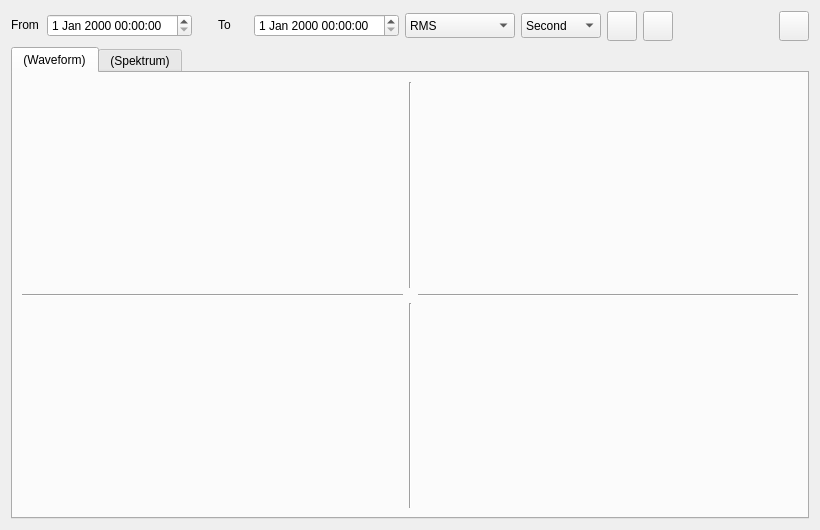
<?xml version="1.0" encoding="UTF-8"?>
<ui version="4.0">
 <class>Form_Trend</class>
 <widget class="QWidget" name="Form_Trend">
  <property name="geometry">
   <rect>
    <x>0</x>
    <y>0</y>
    <width>820</width>
    <height>530</height>
   </rect>
  </property>
  <property name="windowTitle">
   <string>Form</string>
  </property>
  <layout class="QGridLayout" name="gridLayout_6">
   <item row="0" column="0">
    <layout class="QGridLayout" name="gridLayout_4">
     <item row="0" column="0">
      <layout class="QGridLayout" name="gridLayout_3">
       <item row="0" column="0">
        <widget class="QLabel" name="label_2">
         <property name="minimumSize">
          <size>
           <width>30</width>
           <height>0</height>
          </size>
         </property>
         <property name="maximumSize">
          <size>
           <width>45</width>
           <height>20</height>
          </size>
         </property>
         <property name="text">
          <string>From</string>
         </property>
        </widget>
       </item>
       <item row="0" column="1">
        <widget class="QDateTimeEdit" name="dtime_from">
         <property name="maximumSize">
          <size>
           <width>170</width>
           <height>23</height>
          </size>
         </property>
        </widget>
       </item>
      </layout>
     </item>
     <item row="0" column="1">
      <layout class="QGridLayout" name="gridLayout_5">
       <property name="leftMargin">
        <number>20</number>
       </property>
       <item row="0" column="0">
        <widget class="QLabel" name="label_3">
         <property name="minimumSize">
          <size>
           <width>30</width>
           <height>0</height>
          </size>
         </property>
         <property name="maximumSize">
          <size>
           <width>45</width>
           <height>20</height>
          </size>
         </property>
         <property name="text">
          <string>To</string>
         </property>
        </widget>
       </item>
       <item row="0" column="1">
        <widget class="QDateTimeEdit" name="dtime_to">
         <property name="maximumSize">
          <size>
           <width>170</width>
           <height>23</height>
          </size>
         </property>
        </widget>
       </item>
      </layout>
     </item>
     <item row="0" column="2">
      <widget class="QComboBox" name="comboBox">
       <property name="minimumSize">
        <size>
         <width>110</width>
         <height>25</height>
        </size>
       </property>
       <property name="maximumSize">
        <size>
         <width>110</width>
         <height>25</height>
        </size>
       </property>
       <item>
        <property name="text">
         <string>RMS</string>
        </property>
       </item>
       <item>
        <property name="text">
         <string>Overall</string>
        </property>
       </item>
       <item>
        <property name="text">
         <string>Peak Min</string>
        </property>
       </item>
       <item>
        <property name="text">
         <string>Peak Max</string>
        </property>
       </item>
       <item>
        <property name="text">
         <string>Peak to Peak</string>
        </property>
       </item>
      </widget>
     </item>
     <item row="0" column="3">
      <widget class="QComboBox" name="comboBox_2">
       <property name="minimumSize">
        <size>
         <width>80</width>
         <height>25</height>
        </size>
       </property>
       <property name="maximumSize">
        <size>
         <width>80</width>
         <height>25</height>
        </size>
       </property>
       <item>
        <property name="text">
         <string>Second</string>
        </property>
       </item>
       <item>
        <property name="text">
         <string>Minute</string>
        </property>
       </item>
       <item>
        <property name="text">
         <string>Hour</string>
        </property>
       </item>
       <item>
        <property name="text">
         <string>Day</string>
        </property>
       </item>
       <item>
        <property name="text">
         <string>Month</string>
        </property>
       </item>
      </widget>
     </item>
     <item row="0" column="4">
      <widget class="QPushButton" name="pb_gen">
       <property name="minimumSize">
        <size>
         <width>30</width>
         <height>30</height>
        </size>
       </property>
       <property name="maximumSize">
        <size>
         <width>30</width>
         <height>30</height>
        </size>
       </property>
       <property name="text">
        <string/>
       </property>
       <property name="icon">
        <iconset resource="../icon.qrc">
         <normaloff>:/icon/icon_play.png</normaloff>:/icon/icon_play.png</iconset>
       </property>
       <property name="iconSize">
        <size>
         <width>28</width>
         <height>28</height>
        </size>
       </property>
      </widget>
     </item>
     <item row="0" column="5">
      <widget class="QPushButton" name="pb_note">
       <property name="minimumSize">
        <size>
         <width>30</width>
         <height>30</height>
        </size>
       </property>
       <property name="maximumSize">
        <size>
         <width>30</width>
         <height>30</height>
        </size>
       </property>
       <property name="text">
        <string/>
       </property>
       <property name="icon">
        <iconset resource="../icon.qrc">
         <normaloff>:/icon/icon_note.png</normaloff>:/icon/icon_note.png</iconset>
       </property>
       <property name="iconSize">
        <size>
         <width>28</width>
         <height>28</height>
        </size>
       </property>
      </widget>
     </item>
     <item row="0" column="6">
      <spacer name="horizontalSpacer">
       <property name="orientation">
        <enum>Qt::Horizontal</enum>
       </property>
       <property name="sizeHint" stdset="0">
        <size>
         <width>38</width>
         <height>20</height>
        </size>
       </property>
      </spacer>
     </item>
     <item row="0" column="7">
      <widget class="QPushButton" name="pb_close">
       <property name="minimumSize">
        <size>
         <width>30</width>
         <height>30</height>
        </size>
       </property>
       <property name="maximumSize">
        <size>
         <width>30</width>
         <height>30</height>
        </size>
       </property>
       <property name="text">
        <string/>
       </property>
       <property name="icon">
        <iconset resource="../icon.qrc">
         <normaloff>:/icon/icon_close.png</normaloff>:/icon/icon_close.png</iconset>
       </property>
       <property name="iconSize">
        <size>
         <width>28</width>
         <height>28</height>
        </size>
       </property>
      </widget>
     </item>
    </layout>
   </item>
   <item row="1" column="0">
    <widget class="QTabWidget" name="tabWidget">
     <property name="maximumSize">
      <size>
       <width>16777215</width>
       <height>16777215</height>
      </size>
     </property>
     <property name="currentIndex">
      <number>0</number>
     </property>
     <widget class="QWidget" name="tab">
      <attribute name="icon">
       <iconset resource="../icon.qrc">
        <normaloff>:/icon/icon_waveform.png</normaloff>:/icon/icon_waveform.png</iconset>
      </attribute>
      <attribute name="title">
       <string>(Waveform)</string>
      </attribute>
      <layout class="QGridLayout" name="gridLayout">
       <item row="0" column="0">
        <layout class="QVBoxLayout" name="VL1"/>
       </item>
       <item row="0" column="1">
        <widget class="Line" name="line_3">
         <property name="orientation">
          <enum>Qt::Vertical</enum>
         </property>
        </widget>
       </item>
       <item row="1" column="0">
        <widget class="Line" name="line">
         <property name="orientation">
          <enum>Qt::Horizontal</enum>
         </property>
        </widget>
       </item>
       <item row="1" column="2">
        <widget class="Line" name="line_2">
         <property name="orientation">
          <enum>Qt::Horizontal</enum>
         </property>
        </widget>
       </item>
       <item row="2" column="0">
        <layout class="QVBoxLayout" name="VL3"/>
       </item>
       <item row="2" column="1">
        <widget class="Line" name="line_4">
         <property name="orientation">
          <enum>Qt::Vertical</enum>
         </property>
        </widget>
       </item>
       <item row="2" column="2">
        <layout class="QVBoxLayout" name="VL4"/>
       </item>
       <item row="0" column="2">
        <layout class="QVBoxLayout" name="VL2"/>
       </item>
      </layout>
     </widget>
     <widget class="QWidget" name="tab_2">
      <attribute name="icon">
       <iconset resource="../icon.qrc">
        <normaloff>:/icon/icon_spektrum.png</normaloff>:/icon/icon_spektrum.png</iconset>
      </attribute>
      <attribute name="title">
       <string>(Spektrum)</string>
      </attribute>
      <layout class="QGridLayout" name="gridLayout_2">
       <item row="0" column="0">
        <layout class="QVBoxLayout" name="VL5"/>
       </item>
       <item row="0" column="1">
        <widget class="Line" name="line_7">
         <property name="orientation">
          <enum>Qt::Vertical</enum>
         </property>
        </widget>
       </item>
       <item row="0" column="2">
        <layout class="QVBoxLayout" name="VL6"/>
       </item>
       <item row="1" column="0">
        <widget class="Line" name="line_5">
         <property name="orientation">
          <enum>Qt::Horizontal</enum>
         </property>
        </widget>
       </item>
       <item row="1" column="2">
        <widget class="Line" name="line_6">
         <property name="orientation">
          <enum>Qt::Horizontal</enum>
         </property>
        </widget>
       </item>
       <item row="2" column="0">
        <layout class="QVBoxLayout" name="VL7"/>
       </item>
       <item row="2" column="1">
        <widget class="Line" name="line_8">
         <property name="orientation">
          <enum>Qt::Vertical</enum>
         </property>
        </widget>
       </item>
       <item row="2" column="2">
        <layout class="QVBoxLayout" name="VL8"/>
       </item>
      </layout>
     </widget>
    </widget>
   </item>
  </layout>
 </widget>
 <resources>
  <include location="../icon.qrc"/>
 </resources>
 <connections/>
</ui>
